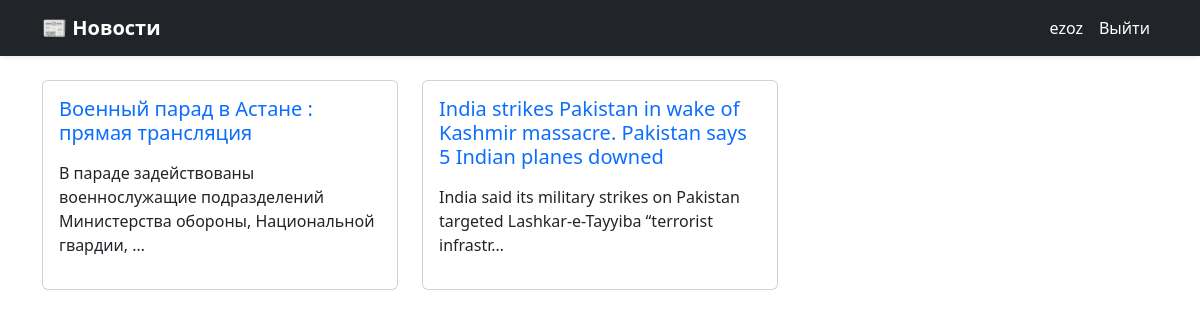
The app's page / (signed in) with its own data.
### news/models.py (models this page shows, shortened)
class News(models.Model):
    title = models.CharField(max_length=255)
    slug = models.SlugField(unique=True)
    content = RichTextUploadingField()
    image = models.ImageField(upload_to='news_images/', blank=True, null=True)
    published_at = models.DateTimeField(auto_now_add=True)

### news/views.py (the view)
# urls.py: path('', views.index, name='news_index'),
def index(request):
    news_list = News.objects.order_by('-published_at')
    return render(request, 'news/index.html', {'news_list': news_list})

### news/templates/news/index.html (shortened to what this page needs)
{% extends "base.html" %}
{% block content %}
<div class="row">
  {% for news in news_list %}
    <div class="col-md-4">
      <div class="card mb-4">
        <div class="card-body">
          <h5 class="card-title">
            <a href="{% url 'news_detail' slug=news.slug %}" class="text-decoration-none">{{ news.title }}</a>
          </h5>
          <p class="card-text">{{ news.content|truncatechars:100 | safe }}</p>
        </div>
      </div>
    </div>
  {% endfor %}
</div>
{% endblock %}

### news/templates/news/partials/header.html (shortened to what this page needs)
<nav class="navbar navbar-expand-lg navbar-dark bg-dark shadow-sm">
  <div class="container">
    <a class="navbar-brand fw-bold" href="{% url 'news_index' %}">📰 Новости</a>
    <div class="collapse navbar-collapse" id="mainNav">
      <ul class="navbar-nav ms-auto">
        {% if user.is_authenticated %}
        <li class="nav-item">
          <a class="nav-link" href="#">{{ user.username }}</a>
        </li>
        <li class="nav-item">
          <a class="nav-link" href="{% url 'logout' %}">Выйти</a>
        </li>
        {% endif %}
      </ul>
    </div>
  </div>
</nav>

### news/static/news/style.css (style rules this page uses)
body { background-color: #f8f9fa; font-family: "Segoe UI", sans-serif; }
.card-title a { color: #0d6efd; text-decoration: none; }
.navbar { background-color: #343a40; }
.navbar a { color: #ffffff !important; }

### records on screen
News: title "Военный парад в Астане : прямая трансляция", content "В параде задействованы военнослужащие подразделений Министерства обороны, Национальной гвардии, …"
News: title "India strikes Pakistan in wake of Kashmir massacre. Pakistan says 5 Indian planes downed", content "India said its military strikes on Pakistan targeted Lashkar-e-Tayyiba “terrorist infrastr…"

### other values on screen
{{ user.username }} "ezoz"
